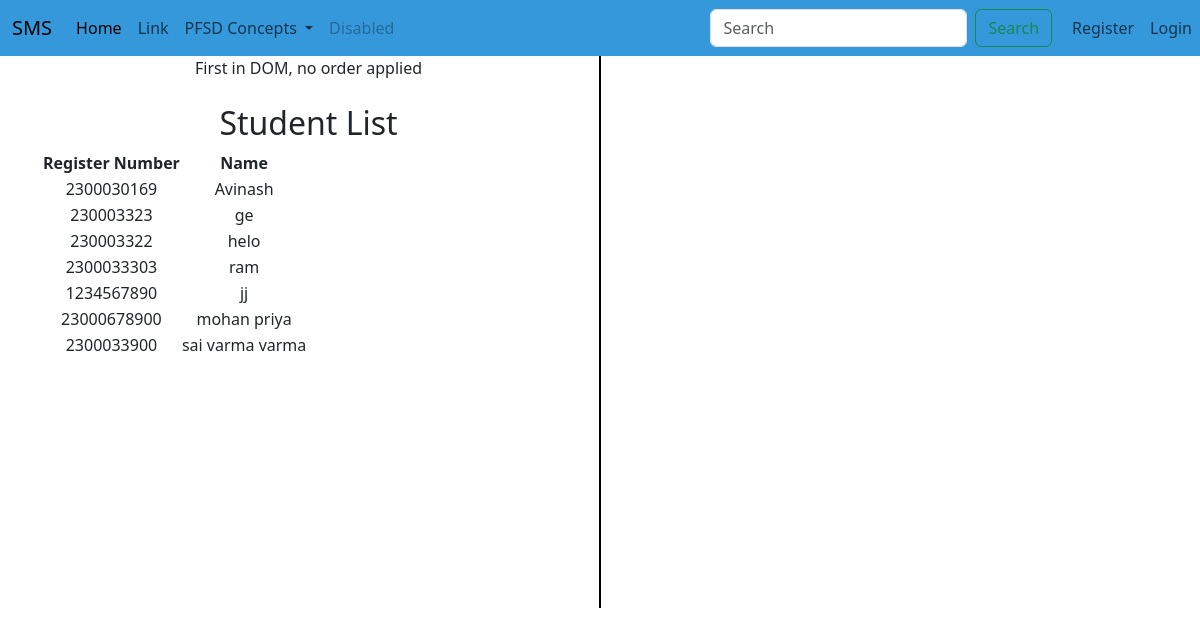
The page /student_list/ on the database its author committed.
### adminapp/models.py (models this page shows, shortened)
class StudentList(models.Model):
    Register_Number = models.CharField(max_length=20, unique=True)
    Name = models.CharField(max_length=100)
    user = models.OneToOneField(User, on_delete=models.CASCADE, null=True)

### adminapp/views.py (the view)
# urls.py: path('student_list/', views.student_list, name = 'student_list'),
def student_list(request):
    students = StudentList.objects.all()
    return render(request, 'adminapp/student_list.html', {'students': students})

### templates/adminapp/student_list.html (shortened to what this page needs)
{% extends 'Navbar/ProjectNavbar.html' %}
{% load static %}
{% block body %}
<div class="container text-center">
  <div class="row">
    <div class="col">
      First in DOM, no order applied
        <br><br>
            <h2>Student List</h2>
<table>
    <tr>
        <th>Register Number</th>
        <th>Name</th>
    </tr>
    {% for student in students %}
    <tr>
        <td>{{ student.Register_Number }}</td>
        <td>{{ student.Name }}</td>
    </tr>
    {% endfor %}
</table>
    </div>
      <br><br><br><br><br><br><br><br><br><br><br><br><br><br><br><br>
      <br><br><br><br><br><br><br>
       <div class="col-auto d-flex align-items-center">
      <div style="border-left: 2px solid black; height: 100%;"></div>
    </div>
    <div class="col">
        <br><br>
    </div>
  </div>
</div>
{% endblock %}

### templates/Navbar/ProjectNavbar.html (shortened to what this page needs)
<!DOCTYPE html>
<html lang="en">
<head>
    <link href="https://cdn.jsdelivr.net/npm/bootstrap@5.3.3/dist/css/bootstrap.min.css" rel="stylesheet">
</head>
<body>
<nav class="navbar navbar-expand-lg" style="background-color:#3498db;">
  <div class="container-fluid">
    <a class="navbar-brand" href = "{% url 'projecthomepage' %}">SMS</a>
    <div class="collapse navbar-collapse" id="navbarSupportedContent">
      <ul class="navbar-nav me-auto mb-2 mb-lg-0">
        <li class="nav-item">
          <a class="nav-link active" aria-current="page" href="{% url 'projecthomepage' %}">Home</a>
        </li>
        <li class="nav-item">
          <a class="nav-link" href="#">Link</a>
        </li>
        <li class="nav-item dropdown">
          <a class="nav-link dropdown-toggle" href="#" role="button" data-bs-toggle="dropdown" aria-expanded="false">
            PFSD Concepts
          </a>
        </li>
        <li class="nav-item">
          <a class="nav-link disabled" aria-disabled="true">Disabled</a>
        </li>
      </ul>
      <form class="d-flex" role="search">
        <input class="form-control me-2" type="search" placeholder="Search" aria-label="Search">
        <button class="btn btn-outline-success" type="submit">Search</button>
      </form>
    </div>
  </div>
    <ul  class="navbar-nav ms-auto">
<li>
        {% if user.is_authenticated %}
        <li class="nav-item">
        <span class="nav-link">Welcome, {{ user.username }}</span>
    </li>
          <li class="nav-item">
         <a href="{% url 'logout' %}" class="btn btn-danger">Logout</a>
          </li>
        {% else %}
                <li class="nav-item">
          <a class="nav-link" href="{% url 'UserRegisterPageCall' %}">Register</a>
        </li>
          <li class="nav-item">
          <a class="nav-link" href="{% url 'userloginpage' %}">Login</a>
        </li>
        {% endif %}
 </li>
      </ul>
</nav>
{% block body %}
{% endblock %}
</body>
</html>

### rows shown on the page
StudentList: Register_Number "2300030169", Name "Avinash"
StudentList: Register_Number "230003323", Name "ge"
StudentList: Register_Number "230003322", Name "helo"
StudentList: Register_Number "2300033303", Name "ram"
StudentList: Register_Number "1234567890", Name "jj"
StudentList: Register_Number "23000678900", Name "mohan priya"
StudentList: Register_Number "2300033900", Name "sai varma varma"
